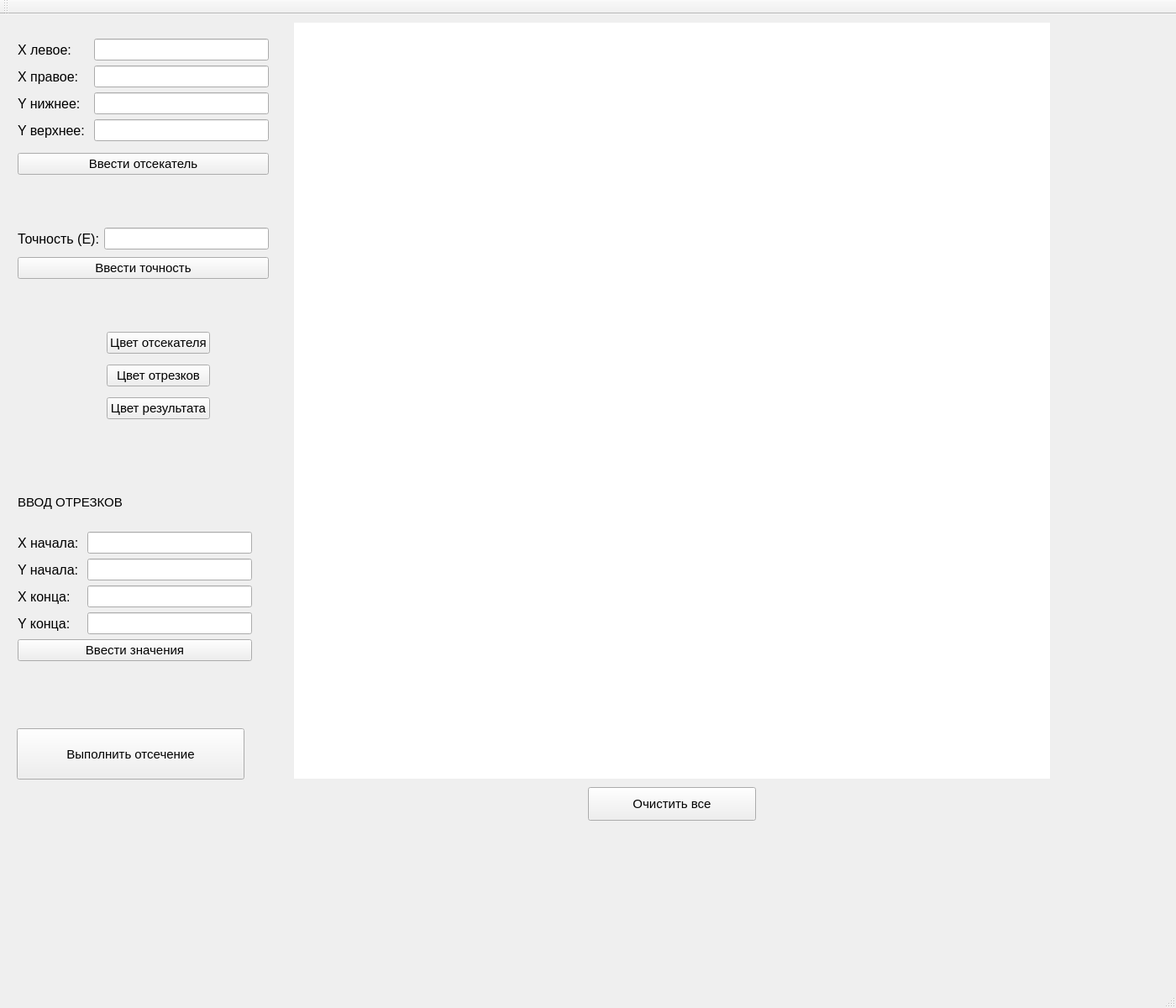
<?xml version="1.0" encoding="UTF-8"?>
<ui version="4.0">
 <class>MainWindow</class>
 <widget class="QMainWindow" name="MainWindow">
  <property name="geometry">
   <rect>
    <x>0</x>
    <y>0</y>
    <width>1400</width>
    <height>1200</height>
   </rect>
  </property>
  <property name="windowTitle">
   <string>MainWindow</string>
  </property>
  <widget class="QWidget" name="centralWidget">
   <widget class="QLabel" name="draw_label">
    <property name="geometry">
     <rect>
      <x>350</x>
      <y>10</y>
      <width>900</width>
      <height>900</height>
     </rect>
    </property>
    <property name="autoFillBackground">
     <bool>false</bool>
    </property>
    <property name="styleSheet">
     <string notr="true">background-color: rgb(255, 255, 255);</string>
    </property>
    <property name="text">
     <string/>
    </property>
   </widget>
   <widget class="QPushButton" name="pushButton_clean">
    <property name="geometry">
     <rect>
      <x>700</x>
      <y>920</y>
      <width>200</width>
      <height>40</height>
     </rect>
    </property>
    <property name="font">
     <font>
      <family>Arial</family>
      <pointsize>11</pointsize>
     </font>
    </property>
    <property name="text">
     <string>Очистить все</string>
    </property>
   </widget>
   <widget class="QPushButton" name="pushButton_cut">
    <property name="geometry">
     <rect>
      <x>20</x>
      <y>850</y>
      <width>271</width>
      <height>61</height>
     </rect>
    </property>
    <property name="font">
     <font>
      <family>Arial</family>
      <pointsize>11</pointsize>
     </font>
    </property>
    <property name="text">
     <string>Выполнить отсечение</string>
    </property>
   </widget>
   <widget class="QWidget" name="layoutWidget">
    <property name="geometry">
     <rect>
      <x>20</x>
      <y>360</y>
      <width>241</width>
      <height>141</height>
     </rect>
    </property>
    <layout class="QGridLayout" name="gridLayout">
     <item row="0" column="0">
      <widget class="QLabel" name="border_color">
       <property name="text">
        <string/>
       </property>
      </widget>
     </item>
     <item row="0" column="1">
      <widget class="QPushButton" name="pushButton_border">
       <property name="font">
        <font>
         <family>Arial</family>
         <pointsize>11</pointsize>
        </font>
       </property>
       <property name="text">
        <string>Цвет отсекателя</string>
       </property>
      </widget>
     </item>
     <item row="1" column="0">
      <widget class="QLabel" name="lines_color">
       <property name="text">
        <string/>
       </property>
      </widget>
     </item>
     <item row="1" column="1">
      <widget class="QPushButton" name="pushButton_lines">
       <property name="font">
        <font>
         <family>Arial</family>
         <pointsize>11</pointsize>
        </font>
       </property>
       <property name="text">
        <string>Цвет отрезков</string>
       </property>
      </widget>
     </item>
     <item row="2" column="0">
      <widget class="QLabel" name="result_color">
       <property name="text">
        <string/>
       </property>
      </widget>
     </item>
     <item row="2" column="1">
      <widget class="QPushButton" name="pushButton_result">
       <property name="font">
        <font>
         <family>Arial</family>
         <pointsize>11</pointsize>
        </font>
       </property>
       <property name="text">
        <string>Цвет результата</string>
       </property>
      </widget>
     </item>
    </layout>
   </widget>
   <widget class="QWidget" name="layoutWidget">
    <property name="geometry">
     <rect>
      <x>10</x>
      <y>10</y>
      <width>321</width>
      <height>201</height>
     </rect>
    </property>
    <layout class="QVBoxLayout" name="verticalLayout">
     <item>
      <layout class="QGridLayout" name="gridLayout_2">
       <item row="0" column="0">
        <widget class="QLabel" name="label">
         <property name="font">
          <font>
           <family>Arial</family>
           <pointsize>12</pointsize>
          </font>
         </property>
         <property name="text">
          <string>X левое: </string>
         </property>
        </widget>
       </item>
       <item row="0" column="1">
        <widget class="QLineEdit" name="lineEdit_xleft">
         <property name="font">
          <font>
           <family>Arial</family>
           <pointsize>11</pointsize>
          </font>
         </property>
        </widget>
       </item>
       <item row="1" column="0">
        <widget class="QLabel" name="label_7">
         <property name="font">
          <font>
           <family>Arial</family>
           <pointsize>12</pointsize>
          </font>
         </property>
         <property name="text">
          <string>X правое: </string>
         </property>
        </widget>
       </item>
       <item row="1" column="1">
        <widget class="QLineEdit" name="lineEdit_xright">
         <property name="font">
          <font>
           <family>Arial</family>
           <pointsize>11</pointsize>
          </font>
         </property>
         <property name="text">
          <string/>
         </property>
        </widget>
       </item>
       <item row="2" column="0">
        <widget class="QLabel" name="label_2">
         <property name="font">
          <font>
           <family>Arial</family>
           <pointsize>12</pointsize>
          </font>
         </property>
         <property name="text">
          <string>Y нижнее: </string>
         </property>
        </widget>
       </item>
       <item row="2" column="1">
        <widget class="QLineEdit" name="lineEdit_ylow">
         <property name="font">
          <font>
           <family>Arial</family>
           <pointsize>11</pointsize>
          </font>
         </property>
        </widget>
       </item>
       <item row="3" column="0">
        <widget class="QLabel" name="label_8">
         <property name="font">
          <font>
           <family>Arial</family>
           <pointsize>12</pointsize>
          </font>
         </property>
         <property name="text">
          <string>Y верхнее: </string>
         </property>
        </widget>
       </item>
       <item row="3" column="1">
        <widget class="QLineEdit" name="lineEdit_yhigh">
         <property name="font">
          <font>
           <family>Arial</family>
           <pointsize>11</pointsize>
          </font>
         </property>
         <property name="text">
          <string/>
         </property>
        </widget>
       </item>
      </layout>
     </item>
     <item>
      <widget class="QPushButton" name="pushButton_otcekatel">
       <property name="font">
        <font>
         <family>Arial</family>
         <pointsize>11</pointsize>
        </font>
       </property>
       <property name="text">
        <string>Ввести отсекатель</string>
       </property>
      </widget>
     </item>
    </layout>
   </widget>
   <widget class="QWidget" name="layoutWidget">
    <property name="geometry">
     <rect>
      <x>10</x>
      <y>540</y>
      <width>301</width>
      <height>241</height>
     </rect>
    </property>
    <layout class="QVBoxLayout" name="verticalLayout_2">
     <item>
      <widget class="QLabel" name="label_6">
       <property name="font">
        <font>
         <family>Arial</family>
         <pointsize>11</pointsize>
        </font>
       </property>
       <property name="text">
        <string>ВВОД ОТРЕЗКОВ</string>
       </property>
      </widget>
     </item>
     <item>
      <layout class="QGridLayout" name="gridLayout_3">
       <item row="0" column="0">
        <widget class="QLabel" name="label_4">
         <property name="font">
          <font>
           <family>Arial</family>
           <pointsize>12</pointsize>
          </font>
         </property>
         <property name="text">
          <string>X начала: </string>
         </property>
        </widget>
       </item>
       <item row="0" column="1">
        <widget class="QLineEdit" name="lineEdit_xbeg">
         <property name="font">
          <font>
           <family>Arial</family>
           <pointsize>11</pointsize>
          </font>
         </property>
        </widget>
       </item>
       <item row="1" column="0">
        <widget class="QLabel" name="label_5">
         <property name="font">
          <font>
           <family>Arial</family>
           <pointsize>12</pointsize>
          </font>
         </property>
         <property name="text">
          <string>Y начала: </string>
         </property>
        </widget>
       </item>
       <item row="1" column="1">
        <widget class="QLineEdit" name="lineEdit_ybeg">
         <property name="font">
          <font>
           <family>Arial</family>
           <pointsize>11</pointsize>
          </font>
         </property>
        </widget>
       </item>
       <item row="2" column="0">
        <widget class="QLabel" name="label_10">
         <property name="font">
          <font>
           <family>Arial</family>
           <pointsize>12</pointsize>
          </font>
         </property>
         <property name="text">
          <string>X конца: </string>
         </property>
        </widget>
       </item>
       <item row="2" column="1">
        <widget class="QLineEdit" name="lineEdit_xend">
         <property name="font">
          <font>
           <family>Arial</family>
           <pointsize>11</pointsize>
          </font>
         </property>
        </widget>
       </item>
       <item row="3" column="0">
        <widget class="QLabel" name="label_9">
         <property name="font">
          <font>
           <family>Arial</family>
           <pointsize>12</pointsize>
          </font>
         </property>
         <property name="text">
          <string>Y конца: </string>
         </property>
        </widget>
       </item>
       <item row="3" column="1">
        <widget class="QLineEdit" name="lineEdit_yend">
         <property name="font">
          <font>
           <family>Arial</family>
           <pointsize>11</pointsize>
          </font>
         </property>
        </widget>
       </item>
      </layout>
     </item>
     <item>
      <widget class="QPushButton" name="pushButton_addline">
       <property name="font">
        <font>
         <family>Arial</family>
         <pointsize>11</pointsize>
        </font>
       </property>
       <property name="text">
        <string>Ввести значения</string>
       </property>
      </widget>
     </item>
    </layout>
   </widget>
   <widget class="QWidget" name="layoutWidget">
    <property name="geometry">
     <rect>
      <x>10</x>
      <y>240</y>
      <width>321</width>
      <height>91</height>
     </rect>
    </property>
    <layout class="QVBoxLayout" name="verticalLayout_3">
     <item>
      <layout class="QHBoxLayout" name="horizontalLayout">
       <item>
        <widget class="QLabel" name="label_11">
         <property name="font">
          <font>
           <family>Arial</family>
           <pointsize>12</pointsize>
          </font>
         </property>
         <property name="text">
          <string>Точность (E):</string>
         </property>
        </widget>
       </item>
       <item>
        <widget class="QLineEdit" name="lineEdit_eps">
         <property name="font">
          <font>
           <family>Arial</family>
           <pointsize>11</pointsize>
          </font>
         </property>
         <property name="text">
          <string/>
         </property>
        </widget>
       </item>
      </layout>
     </item>
     <item>
      <widget class="QPushButton" name="pushButton_eps">
       <property name="font">
        <font>
         <family>Arial</family>
         <pointsize>11</pointsize>
        </font>
       </property>
       <property name="text">
        <string>Ввести точность</string>
       </property>
      </widget>
     </item>
    </layout>
   </widget>
  </widget>
  <widget class="QMenuBar" name="menuBar">
   <property name="geometry">
    <rect>
     <x>0</x>
     <y>0</y>
     <width>1400</width>
     <height>17</height>
    </rect>
   </property>
  </widget>
  <widget class="QToolBar" name="mainToolBar">
   <attribute name="toolBarArea">
    <enum>TopToolBarArea</enum>
   </attribute>
   <attribute name="toolBarBreak">
    <bool>false</bool>
   </attribute>
  </widget>
  <widget class="QStatusBar" name="statusBar"/>
 </widget>
 <layoutdefault spacing="6" margin="11"/>
 <resources/>
 <connections/>
</ui>
